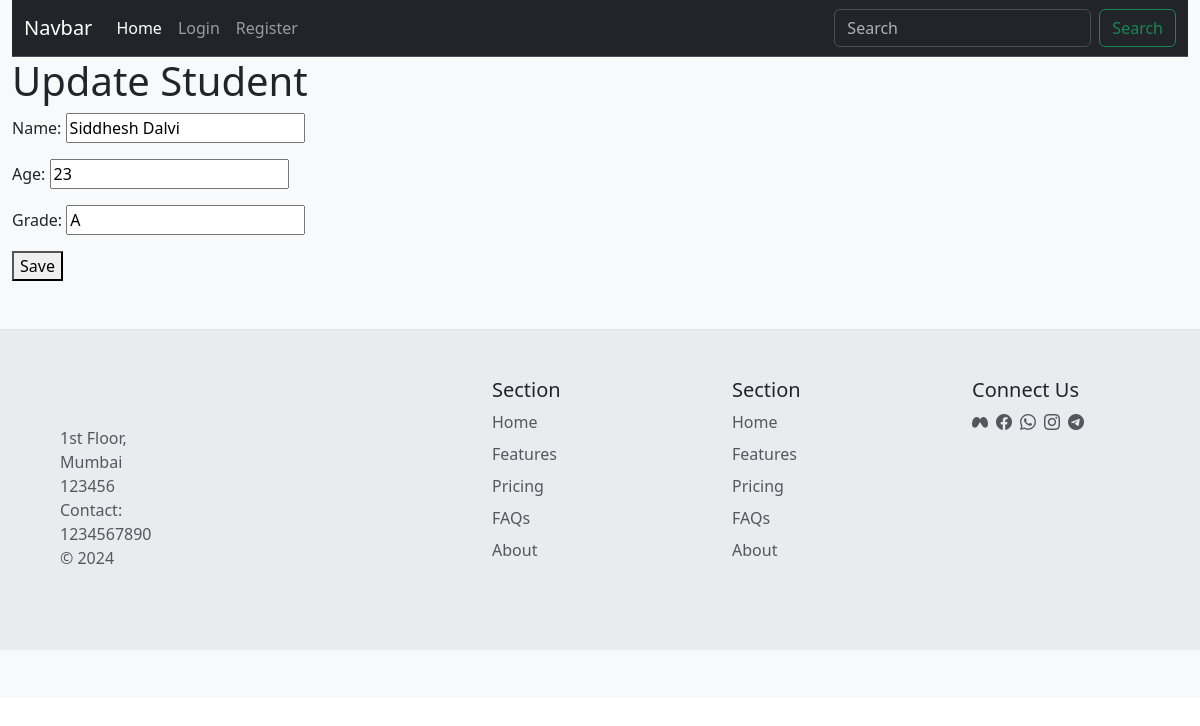
The app's page /update/1/ with its own data.
### student_management/models.py (models this page shows)
class Student(models.Model):
    name = models.CharField(max_length=100)
    age = models.IntegerField()
    grade = models.CharField(max_length=10)

### student_management/views.py (the view)
# urls.py: path('update/<int:pk>/', StudentUpdateView.as_view(), name='student_update'),
class StudentUpdateView(UpdateView):
    model = Student
    fields = ['name', 'age', 'grade']
    success_url = reverse_lazy('student_list')
    template_name = 'student_form.html'

### templates/student_form.html (shortened to what this page needs)
{% extends 'base.html' %}
{% block 'content' %}
  <h1>{% if request.resolver_match.url_name == 'student_create' %}Add{% else %}Update{% endif %} Student</h1>
  <form method="POST">
    {{ form.as_p}}
    <button type="submit">Save</button>
  </form>
{% endblock %}

### records on screen
Student: name "Siddhesh Dalvi", age "23", grade "A"
